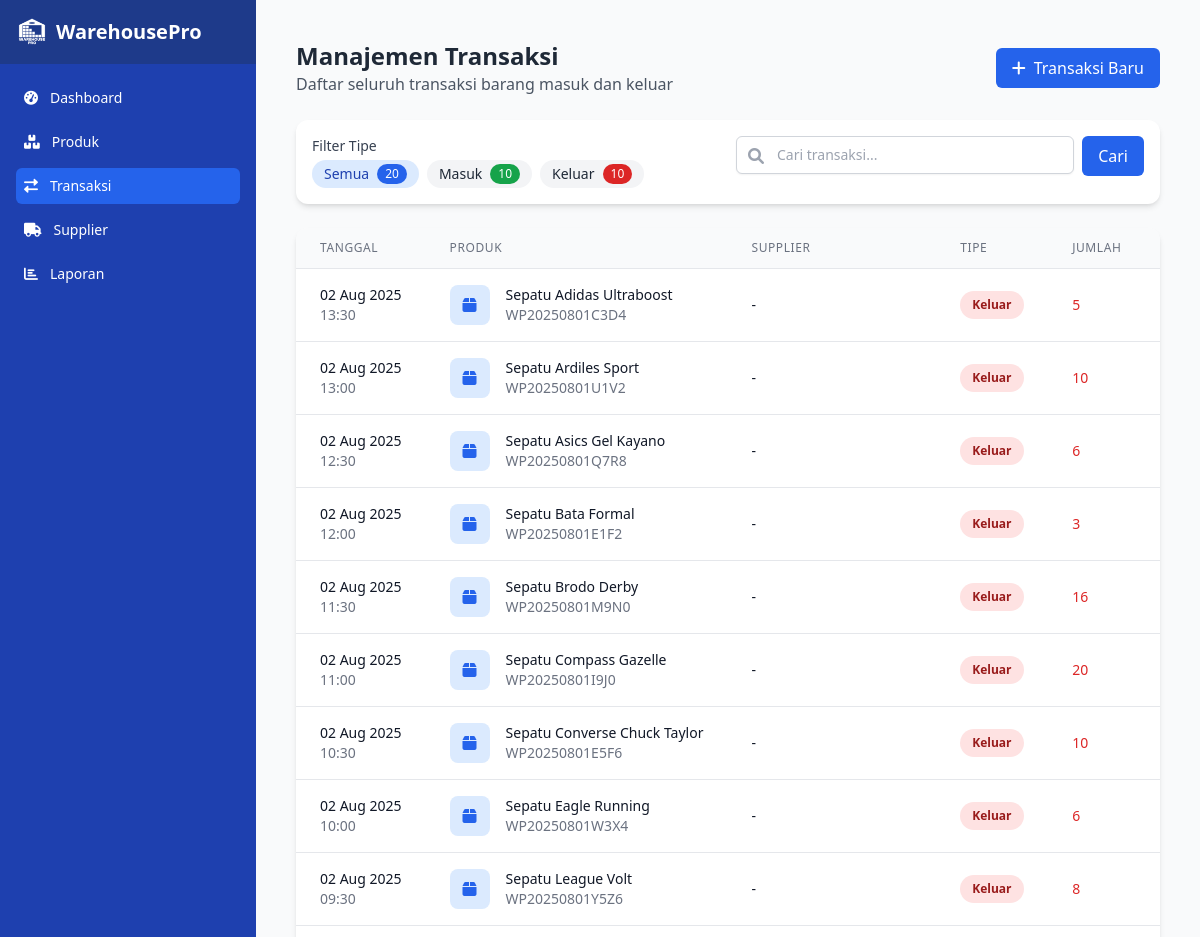
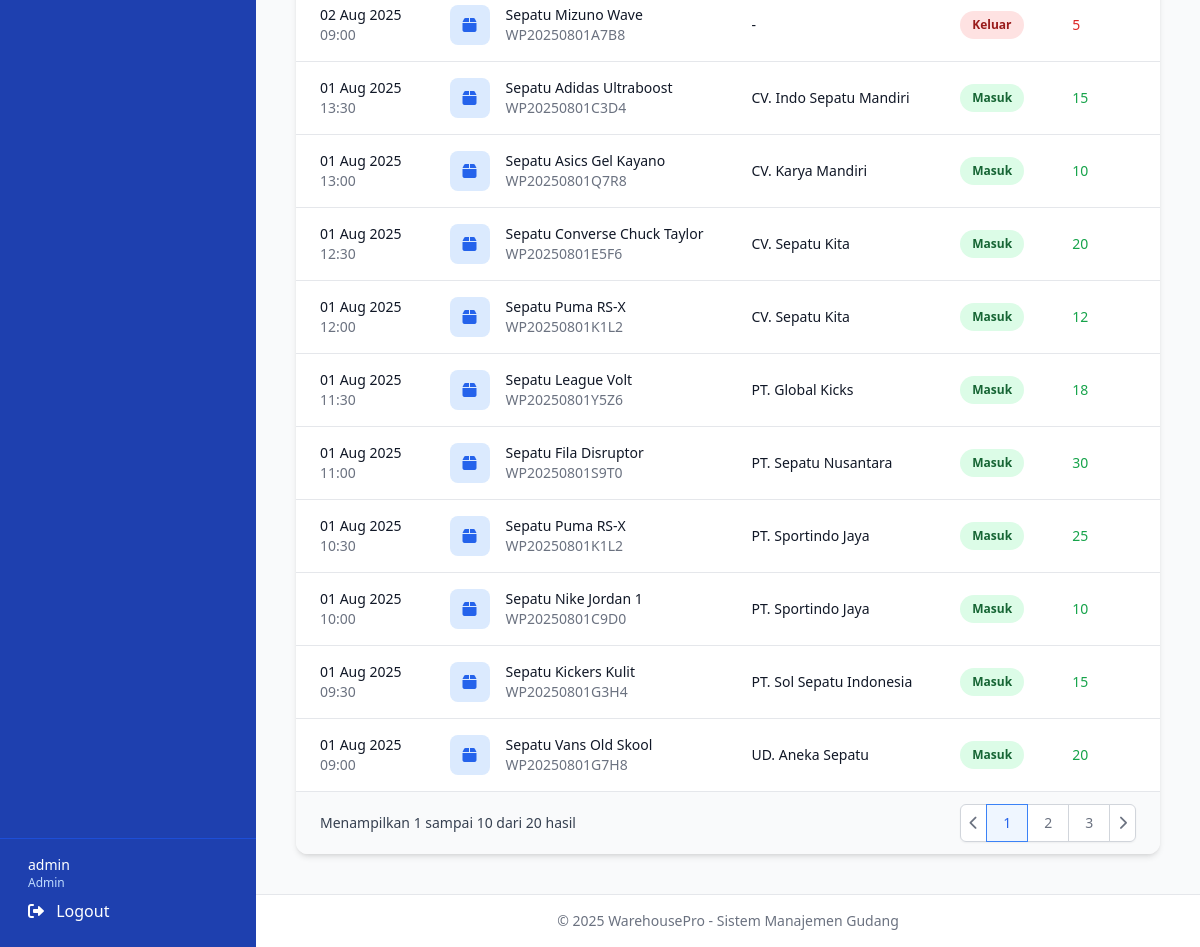
Screenshot of /transactions.php (signed in) with the database file from the repository (2 pictures, top to bottom).
### tables this page shows
CREATE TABLE `transactions` (
  `id` int(11) NOT NULL,
  `product_id` int(11) DEFAULT NULL,
  `type` enum('in','out') NOT NULL,
  `quantity` int(11) NOT NULL,
  `date` datetime DEFAULT current_timestamp(),
  `user_id` int(11) DEFAULT NULL,
  `notes` text DEFAULT NULL,
  `supplier_id` int(11) DEFAULT NULL
);

CREATE TABLE `products` (
  `id` int(11) NOT NULL,
  `sku` varchar(20) NOT NULL,
  `name` varchar(100) NOT NULL,
  `category` varchar(50) DEFAULT NULL,
  `description` text DEFAULT NULL,
  `unit` varchar(20) DEFAULT NULL,
  `stock` int(11) DEFAULT 0,
  `min_stock` int(11) DEFAULT 5,
  `location` varchar(50) DEFAULT NULL
);

CREATE TABLE `suppliers` (
  `id` int(11) NOT NULL,
  `name` varchar(100) NOT NULL,
  `contact` varchar(100) DEFAULT NULL,
  `phone` varchar(20) DEFAULT NULL,
  `email` varchar(50) DEFAULT NULL,
  `address` text DEFAULT NULL
);

### transactions.php (the view, shortened to what this page needs)
<?php
require 'config/database.php';
$filterType = isset($_GET['type']) ? $_GET['type'] : 'all';
$searchQuery = isset($_GET['search']) ? $_GET['search'] : '';
$query = "SELECT t.*, p.name as product_name, p.sku as product_sku,
          s.name as supplier_name
          FROM transactions t
          LEFT JOIN products p ON t.product_id = p.id
          LEFT JOIN suppliers s ON t.supplier_id = s.id";
$params = [];
$query .= " ORDER BY t.date DESC";
$stmt = $conn->prepare($query);
$stmt->execute($params);
$transactions = $stmt->fetchAll();
$allCount = $conn->query("SELECT COUNT(*) FROM transactions")->fetchColumn();
$inCount = $conn->query("SELECT COUNT(*) FROM transactions WHERE type = 'in'")->fetchColumn();
$outCount = $conn->query("SELECT COUNT(*) FROM transactions WHERE type = 'out'")->fetchColumn();
?>
<!DOCTYPE html>
<html lang="en">
<head>
    <script src="https://cdn.tailwindcss.com"></script>
    <link rel="stylesheet" href="https://cdnjs.cloudflare.com/ajax/libs/font-awesome/6.0.0/css/all.min.css">
    <link href="https://cdn.jsdelivr.net/npm/tom-select@2.0.0/dist/css/tom-select.css" rel="stylesheet">
</head>
<body class="bg-gray-50">
    <?php include 'includes/header.php'; ?>
<main class="flex-1 p-6">
        <div class="mb-6 flex justify-between items-center">
            <div>
                <h1 class="text-2xl font-bold text-gray-800">Manajemen Transaksi</h1>
                <p class="text-gray-600">Daftar seluruh transaksi barang masuk dan keluar</p>
            </div>
            <div class="mt-4 md:mt-0">
                <button onclick="openModal('addModal')"
                   class="px-4 py-2 bg-blue-600 text-white rounded-md hover:bg-blue-700 focus:outline-none focus:ring-2 focus:ring-blue-500 flex items-center">
                    <i class="fas fa-plus mr-2"></i> Transaksi Baru
                </button>
            </div>
        </div>
        <div class="bg-white rounded-xl shadow-md p-4 mb-6">
            <div class="grid grid-cols-1 md:grid-cols-2 gap-4">
                <div>
                    <label class="block text-sm font-medium text-gray-700 mb-1">Filter Tipe</label>
                    <div class="flex space-x-2">
                        <a href="transactions.php?type=all"
                           class="<?php echo $filterType === 'all' ? 'bg-blue-100 text-blue-800' : 'bg-gray-100 text-gray-800'; ?> px-3 py-1 rounded-full text-sm font-medium flex items-center">
                            Semua <span class="bg-blue-600 text-white text-xs px-2 py-0.5 rounded-full ml-2"><?php echo $allCount; ?></span>
                        </a>
                        <a href="transactions.php?type=in"
                           class="<?php echo $filterType === 'in' ? 'bg-green-100 text-green-800' : 'bg-gray-100 text-gray-800'; ?> px-3 py-1 rounded-full text-sm font-medium flex items-center">
                            Masuk <span class="bg-green-600 text-white text-xs px-2 py-0.5 rounded-full ml-2"><?php echo $inCount; ?></span>
                        </a>
                        <a href="transactions.php?type=out"
                           class="<?php echo $filterType === 'out' ? 'bg-red-100 text-red-800' : 'bg-gray-100 text-gray-800'; ?> px-3 py-1 rounded-full text-sm font-medium flex items-center">
                            Keluar <span class="bg-red-600 text-white text-xs px-2 py-0.5 rounded-full ml-2"><?php echo $outCount; ?></span>
                        </a>
                    </div>
                </div>
                <div>
                    <form method="GET" class="flex">
                        <div class="relative w-full">
                            <div class="absolute inset-y-0 left-0 pl-3 flex items-center pointer-events-none">
                            </div>
                            <input type="text" name="search" value="<?php echo htmlspecialchars($searchQuery); ?>"
                                   class="block w-full pl-10 pr-3 py-2 border border-gray-300 rounded-md shadow-sm focus:outline-none focus:ring-blue-500 focus:border-blue-500 sm:text-sm"
                                   placeholder="Cari transaksi...">
                        </div>
                        <button type="submit" class="ml-2 px-4 py-2 bg-blue-600 text-white rounded-md hover:bg-blue-700 focus:outline-none focus:ring-2 focus:ring-blue-500">
                            Cari
                        </button>
                    </form>
                </div>
            </div>
        </div>
        <div class="bg-white rounded-xl shadow-md overflow-hidden">
            <div class="overflow-x-auto">
                <table class="min-w-full divide-y divide-gray-200">
                    <thead class="bg-gray-50">
                        <tr>
                            <th scope="col" class="px-6 py-3 text-left text-xs font-medium text-gray-500 uppercase tracking-wider">Tanggal</th>
                            <th scope="col" class="px-6 py-3 text-left text-xs font-medium text-gray-500 uppercase tracking-wider">Produk</th>
                            <th scope="col" class="px-6 py-3 text-left text-xs font-medium text-gray-500 uppercase tracking-wider">Supplier</th>
                            <th scope="col" class="px-6 py-3 text-left text-xs font-medium text-gray-500 uppercase tracking-wider">Tipe</th>
                            <th scope="col" class="px-6 py-3 text-left text-xs font-medium text-gray-500 uppercase tracking-wider">Jumlah</th>
                            <th scope="col" class="px-6 py-3 text-left text-xs font-medium text-gray-500 uppercase tracking-wider">Catatan</th>
                        </tr>
                    </thead>
                    <tbody class="bg-white divide-y divide-gray-200">
                        <?php if(empty($transactions)): ?>
                            <tr>
                                <td colspan="7" class="px-6 py-4 text-center text-sm text-gray-500">
                                    Tidak ada data transaksi
                                </td>
                            </tr>
                        <?php else: ?>
                            <?php foreach($transactions as $transaction): ?>
                            <tr class="hover:bg-gray-50">
                                <td class="px-6 py-4 whitespace-nowrap">
                                    <div class="text-sm font-medium text-gray-900"><?php echo date('d M Y', strtotime($transaction['date'])); ?></div>
                                    <div class="text-sm text-gray-500"><?php echo date('H:i', strtotime($transaction['date'])); ?></div>
                                </td>
                                <td class="px-6 py-4 whitespace-nowrap">
                                    <div class="flex items-center">
                                        <div class="flex-shrink-0 h-10 w-10 bg-blue-100 rounded-lg flex items-center justify-center">
                                            <i class="fas fa-box text-blue-600"></i>
                                        </div>
                                        <div class="ml-4">
                                            <div class="text-sm font-medium text-gray-900"><?php echo $transaction['product_name']; ?></div>
                                            <div class="text-sm text-gray-500"><?php echo $transaction['product_sku']; ?></div>
                                        </div>
                                    </div>
                                </td>
                                <td class="px-6 py-4 whitespace-nowrap">
                                    <div class="text-sm text-gray-900"><?php echo $transaction['supplier_name'] ?? '-'; ?></div>
                                </td>
                                <td class="px-6 py-4 whitespace-nowrap">
                                    <span class="px-3 py-1 inline-flex text-xs leading-5 font-semibold rounded-full <?php echo $transaction['type'] == 'in' ? 'bg-green-100 text-green-800' : 'bg-red-100 text-red-800'; ?>">
                                        <?php echo $transaction['type'] == 'in' ? 'Masuk' : 'Keluar'; ?>
                                    </span>
                                </td>
                                <td class="px-6 py-4 whitespace-nowrap text-sm font-medium <?php echo $transaction['type'] == 'in' ? 'text-green-600' : 'text-red-600'; ?>">
                                    <?php echo $transaction['quantity']; ?>
                                </td>
                                <td class="px-6 py-4">
                                </td>
                            </tr>
                            <?php endforeach; ?>
                        <?php endif; ?>
                    </tbody>
                </table>
            </div>
            <div class="bg-gray-50 px-4 py-3 flex items-center justify-between border-t border-gray-200 sm:px-6">
                <div class="hidden sm:flex-1 sm:flex sm:items-center sm:justify-between">
                    <div>
                        <p class="text-sm text-gray-700">
                            Menampilkan <span class="font-medium">1</span> sampai <span class="font-medium">10</span> dari <span class="font-medium"><?php echo count($transactions); ?></span> hasil
                        </p>
                    </div>
                    <div>
                        <nav class="relative z-0 inline-flex rounded-md shadow-sm -space-x-px" aria-label="Pagination">
                            <a href="#" class="relative inline-flex items-center px-2 py-2 rounded-l-md border border-gray-300 bg-white text-sm font-medium text-gray-500 hover:bg-gray-50">
                                <i class="fas fa-chevron-left"></i>
                            </a>
                            <a href="#" aria-current="page" class="z-10 bg-blue-50 border-blue-500 text-blue-600 relative inline-flex items-center px-4 py-2 border text-sm font-medium">
                                1
                            </a>
                            <a href="#" class="bg-white border-gray-300 text-gray-500 hover:bg-gray-50 relative inline-flex items-center px-4 py-2 border text-sm font-medium">
                                2
                            </a>
                            <a href="#" class="bg-white border-gray-300 text-gray-500 hover:bg-gray-50 relative inline-flex items-center px-4 py-2 border text-sm font-medium">
                                3
                            </a>
                            <a href="#" class="relative inline-flex items-center px-2 py-2 rounded-r-md border border-gray-300 bg-white text-sm font-medium text-gray-500 hover:bg-gray-50">
                                <i class="fas fa-chevron-right"></i>
                            </a>
                        </nav>
                    </div>
                </div>
            </div>
        </div>
    </main>
    <?php include 'includes/footer.php'; ?>
</body>
</html>

### rows the page displays
transactions: date "02 Aug 2025", date "13:30", product.name "Sepatu Adidas Ultraboost", product.sku "WP20250801C3D4", supplier_name "-", type "Keluar", quantity "5"
transactions: date "02 Aug 2025", date "13:00", product.name "Sepatu Ardiles Sport", product.sku "WP20250801U1V2", supplier_name "-", type "Keluar", quantity "10"
transactions: date "02 Aug 2025", date "12:30", product.name "Sepatu Asics Gel Kayano", product.sku "WP20250801Q7R8", supplier_name "-", type "Keluar", quantity "6"
transactions: date "02 Aug 2025", date "12:00", product.name "Sepatu Bata Formal", product.sku "WP20250801E1F2", supplier_name "-", type "Keluar", quantity "3"
transactions: date "02 Aug 2025", date "11:30", product.name "Sepatu Brodo Derby", product.sku "WP20250801M9N0", supplier_name "-", type "Keluar", quantity "16"
transactions: date "02 Aug 2025", date "11:00", product.name "Sepatu Compass Gazelle", product.sku "WP20250801I9J0", supplier_name "-", type "Keluar", quantity "20"
transactions: date "02 Aug 2025", date "10:30", product.name "Sepatu Converse Chuck Taylor", product.sku "WP20250801E5F6", supplier_name "-", type "Keluar", quantity "10"
transactions: date "02 Aug 2025", date "10:00", product.name "Sepatu Eagle Running", product.sku "WP20250801W3X4", supplier_name "-", type "Keluar", quantity "6"
transactions: date "02 Aug 2025", date "09:30", product.name "Sepatu League Volt", product.sku "WP20250801Y5Z6", supplier_name "-", type "Keluar", quantity "8"
transactions: date "02 Aug 2025", date "09:00", product.name "Sepatu Mizuno Wave", product.sku "WP20250801A7B8", supplier_name "-", type "Keluar", quantity "5"
transactions: date "01 Aug 2025", date "13:30", product.name "Sepatu Adidas Ultraboost", product.sku "WP20250801C3D4", supplier.name "CV. Indo Sepatu Mandiri", type "Masuk", quantity "15"
transactions: date "01 Aug 2025", date "13:00", product.name "Sepatu Asics Gel Kayano", product.sku "WP20250801Q7R8", supplier.name "CV. Karya Mandiri", type "Masuk", quantity "10"
transactions: date "01 Aug 2025", date "12:30", product.name "Sepatu Converse Chuck Taylor", product.sku "WP20250801E5F6", supplier.name "CV. Sepatu Kita", type "Masuk", quantity "20"
transactions: date "01 Aug 2025", date "12:00", product.name "Sepatu Puma RS-X", product.sku "WP20250801K1L2", supplier.name "CV. Sepatu Kita", type "Masuk", quantity "12"
transactions: date "01 Aug 2025", date "11:30", product.name "Sepatu League Volt", product.sku "WP20250801Y5Z6", supplier.name "PT. Global Kicks", type "Masuk", quantity "18"
transactions: date "01 Aug 2025", date "11:00", product.name "Sepatu Fila Disruptor", product.sku "WP20250801S9T0", supplier.name "PT. Sepatu Nusantara", type "Masuk", quantity "30"
transactions: date "01 Aug 2025", date "10:30", product.name "Sepatu Puma RS-X", product.sku "WP20250801K1L2", supplier.name "PT. Sportindo Jaya", type "Masuk", quantity "25"
transactions: date "01 Aug 2025", date "10:00", product.name "Sepatu Nike Jordan 1", product.sku "WP20250801C9D0", supplier.name "PT. Sportindo Jaya", type "Masuk", quantity "10"
transactions: date "01 Aug 2025", date "09:30", product.name "Sepatu Kickers Kulit", product.sku "WP20250801G3H4", supplier.name "PT. Sol Sepatu Indonesia", type "Masuk", quantity "15"
transactions: date "01 Aug 2025", date "09:00", product.name "Sepatu Vans Old Skool", product.sku "WP20250801G7H8", supplier.name "UD. Aneka Sepatu", type "Masuk", quantity "20"

### other values shown
$_SESSION['username'] "admin"
$_SESSION['role'] "Admin"
$allCount "20"
$inCount "10"
$outCount "10"
count($transactions) "20"
